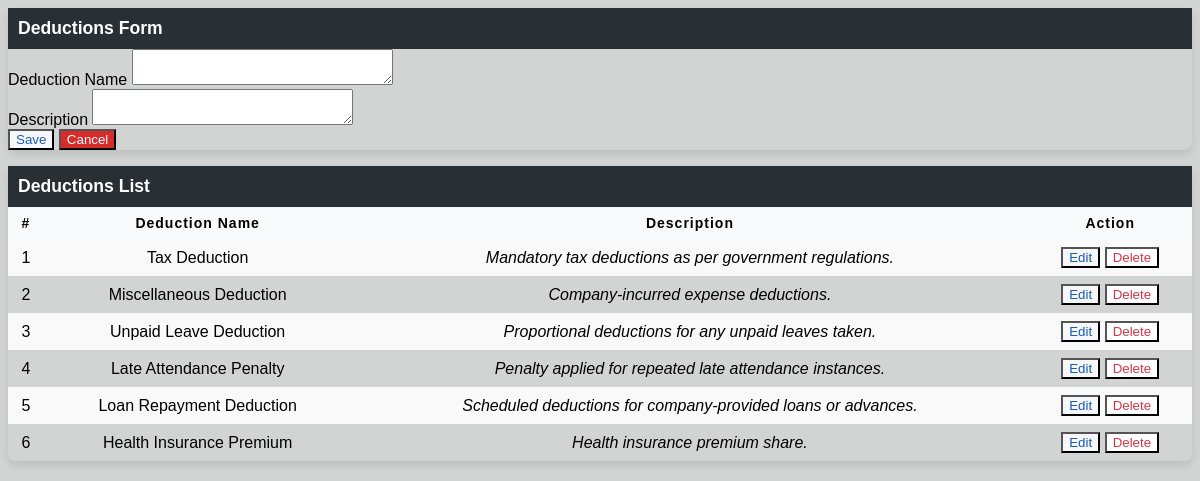
Screenshot of /deductions.php with the database file from the repository.
### tables this page shows
CREATE TABLE `deductions` (
  `id` int(30) NOT NULL,
  `deduction` text NOT NULL,
  `description` text NOT NULL
);

### deductions.php (the view, shortened to what this page needs)
<?php include('db_connect.php'); ?>
<div class="container-fluid">
    <div class="col-lg-12">
        <div class="row">
            <div class="col-md-4 col-sm-12">
                <form action="" id="manage-deductions">
                    <div class="card">
                        <div class="card-header bg-primary text-white text-center">
                            <h4 class="font-weight-bold">Deductions Form</h4>
                        </div>
                        <div class="card-body">
                            <div class="form-group">
                                <label class="control-label">Deduction Name</label>
                                <textarea name="deduction" cols="30" rows="2" class="form-control" required></textarea>
                            </div>
                            <div class="form-group">
                                <label class="control-label">Description</label>
                                <textarea name="description" cols="30" rows="2" class="form-control" required></textarea>
                            </div>
                        </div>
                        <div class="card-footer text-center">
                            <button class="btn btn-sm btn-primary col-sm-4">Save</button>
                            <button class="btn btn-sm btn-default col-sm-4" type="button" onclick="_reset()">Cancel</button>
                        </div>
                    </div>
                </form>
            </div>
            <div class="col-md-8 col-sm-12">
                <div class="card">
                    <div class="card-header bg-primary text-white text-center">
                        <h4 class="font-weight-bold">Deductions List</h4>
                    </div>
                    <div class="card-body">
                        <div class="table-responsive">
                            <table class="table table-bordered table-hover">
                                <thead class="bg-light">
                                    <tr>
                                        <?php
                                        $headers = [
                                            '#' => 'text-center',
                                            'Deduction Name' => 'text-center',
                                            'Description' => 'text-center',
                                            'Action' => 'text-center',
                                        ];
                                        foreach ($headers as $header => $class) {
                                            echo "<th class='{$class}'>{$header}</th>";
                                        }
                                        ?>
                                    </tr>
                                </thead>
                                <tbody>
                                    <?php
                                    $i = 1;
                                    $deductions = $conn->query("SELECT * FROM deductions ORDER BY id ASC");
                                    while ($row = $deductions->fetch_assoc()):
                                    ?>
                                    <tr>
                                        <td class="text-center"><?php echo $i++; ?></td>
                                        <td><?php echo $row['deduction']; ?></td>
                                        <td class="description-cell"><?php echo $row['description']; ?></td>
                                        <td class="text-center">
                                            <button class="btn btn-sm btn-primary edit_deductions"
                                                type="button"
                                                data-id="<?php echo $row['id']; ?>"
                                                data-deduction="<?php echo $row['deduction']; ?>"
                                                data-description="<?php echo $row['description']; ?>">Edit</button>
                                            <button class="btn btn-sm btn-danger delete_deductions" type="button"
                                                data-id="<?php echo $row['id']; ?>">Delete</button>
                                        </td>
                                    </tr>
                                    <?php endwhile; ?>
                                </tbody>
                            </table>
                        </div>
                    </div>
                </div>
            </div>
        </div>
    </div>
</div>

### deductions.php (style rules this page uses)
.card { box-shadow: 0 4px 8px rgba(0, 0, 0, 0.1); border-radius: 8px; border: none; transition: 0.3s; }
.card-header { padding: 10px; background-color: var(--attendance-header-bg) !important; color: white; }
h4 { margin: 0; font-size: 1.1rem; }
.table { width: 100%; border-collapse: collapse; }
.table th { font-size: 0.875rem; letter-spacing: 1px; text-align: center; padding: 8px; background-color: #f8f9fa; }
.table td { text-align: center; padding: 8px; }
.description-cell { text-align: left; font-style: italic; }
.table tbody tr:nth-child(odd) { background-color: #f9f9f9; }
.btn-primary { background-color: rgb(245, 247, 250); color: rgb(26, 90, 187); transition: background-color 0.3s ease; }
.btn-danger { background-color: rgb(255, 255, 255); color: #dc3545; transition: background-color 0.3s ease; }
.btn-default { background-color: rgb(216, 44, 44); color: white; transition: background-color 0.3s ease; }

### rows the page displays
deductions: deduction "Tax Deduction", description "Mandatory tax deductions as per government regulations."
deductions: deduction "Miscellaneous Deduction", description "Company-incurred expense deductions."
deductions: deduction "Unpaid Leave Deduction", description "Proportional deductions for any unpaid leaves taken."
deductions: deduction "Late Attendance Penalty", description "Penalty applied for repeated late attendance instances."
deductions: deduction "Loan Repayment Deduction", description "Scheduled deductions for company-provided loans or advances."
deductions: deduction "Health Insurance Premium", description "Health insurance premium share."

### other values shown
$header "#"
$header "Deduction Name"
$header "Description"
$header "Action"
